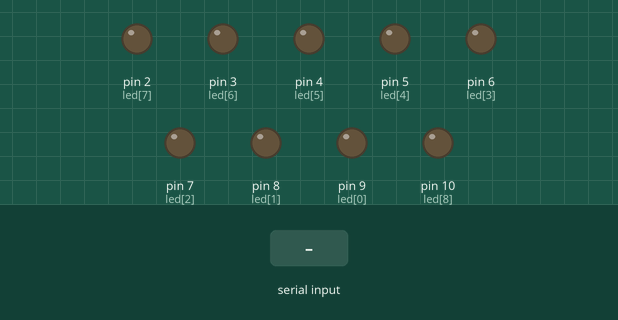
Bench run of a sketch on a simulated Arduino Uno, built with avr-gcc and run on an emulated ATmega328P. Shown: output pins drawn as LEDs (lit = HIGH). The inputs (shaded band) are chosen by the test bench. What the sketch prints to the serial monitor is not drawn.

Above: at 1.2 s.
1.3 s: "5\n" received over Serial
At 1.45 s:
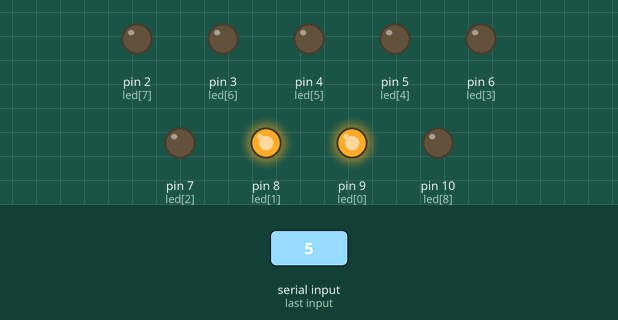
4.3 s: "90,45\n" received over Serial
Timing chart, 0 to 7.3 s (numbered marks = the images above; inputs shaded):
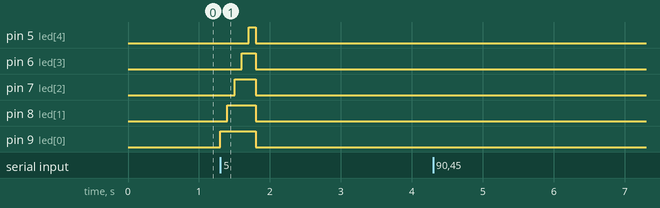

Measured:
- after the input at 1.3 s, pin 5 (led[4]): LOW → HIGH after 0.40 s, → LOW 0.10 s later; pin 6 (led[3]): LOW → HIGH after 0.30 s, → LOW 0.20 s later; pin 7 (led[2]): LOW → HIGH after 0.20 s, → LOW 0.30 s later; pin 8 (led[1]): LOW → HIGH after 0.10 s, → LOW 0.40 s later; pin 9 (led[0]): LOW → HIGH at once, → LOW 0.50 s later
- after the input at 4.3 s, every drawn part: stays the same

The sketch:

part3.ino
```cpp
const byte led[] ={9,8,7,6,5,4,3,2,10};
void setup(){
  Serial.begin(9600);
pinMode(led[0], OUTPUT);
pinMode(led[1], OUTPUT);
pinMode(led[2], OUTPUT);
pinMode(led[3], OUTPUT);
pinMode(led[4], OUTPUT);
pinMode(led[5], OUTPUT);
pinMode(led[6], OUTPUT);
pinMode(led[7], OUTPUT);
pinMode(led[8], OUTPUT);
lightOff();
}


void loop() {
Serial.println("Enter number:");
while(Serial.available()==0){}
int n=Serial.parseInt();
if(n<=9){
lightUp(n);
}
else{
  Serial.println("Invalid Input");
}
}

void lightUp(int n){
  for(int i=0;i<n;i++){
    digitalWrite(led[i], HIGH);
    delay(100);
  }
  for(int i=0;i<9;i++){
  digitalWrite(led[i],LOW);
}
}
void check(int i)
{
  digitalWrite(led[i],HIGH);
  delay(150);
  digitalWrite(led[i],LOW);
}
void lightOff(){
  for(int i=0;i<9;i++){
  digitalWrite(led[i],LOW);
}
}
```
